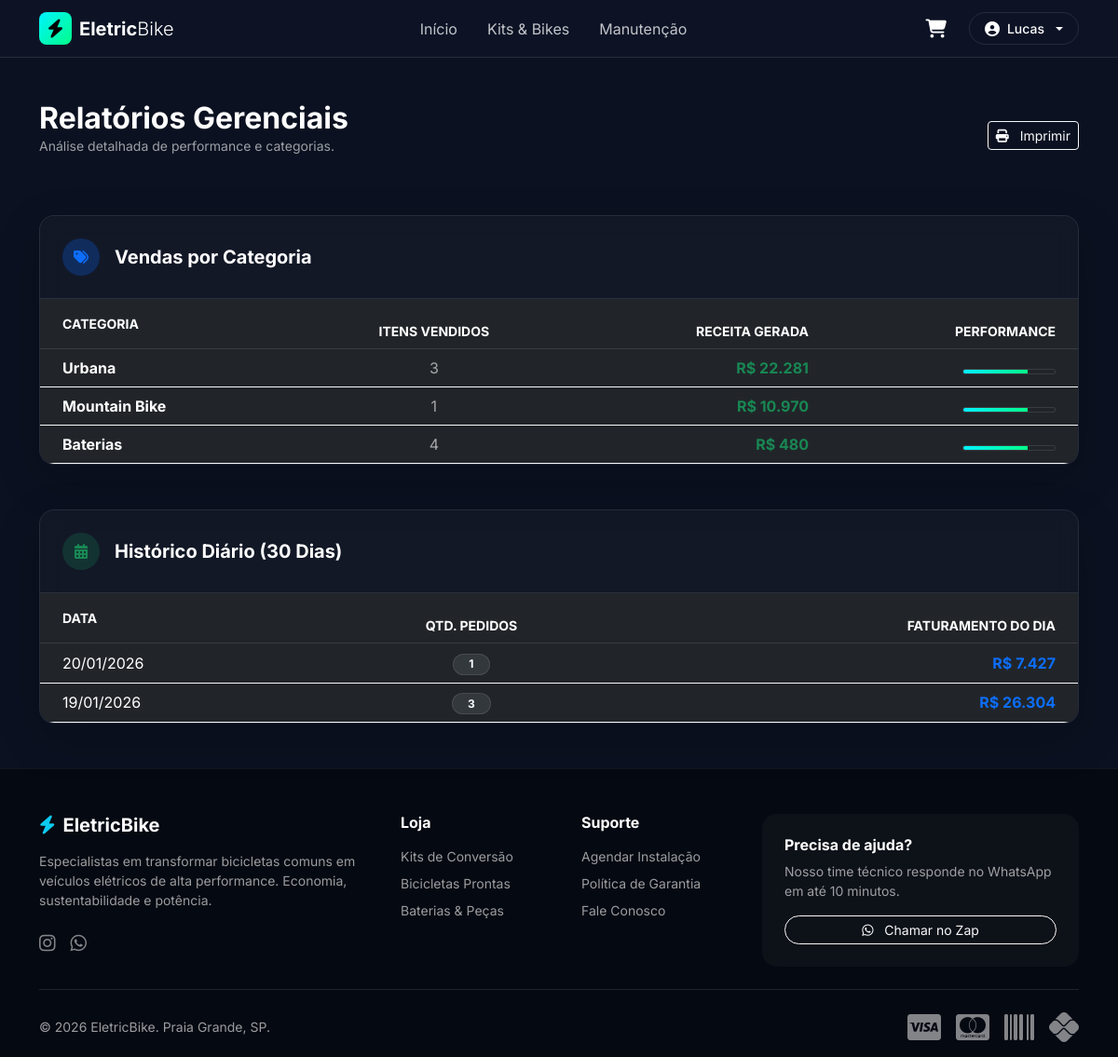
The page /reports/ (signed in) on the database as committed earlier.
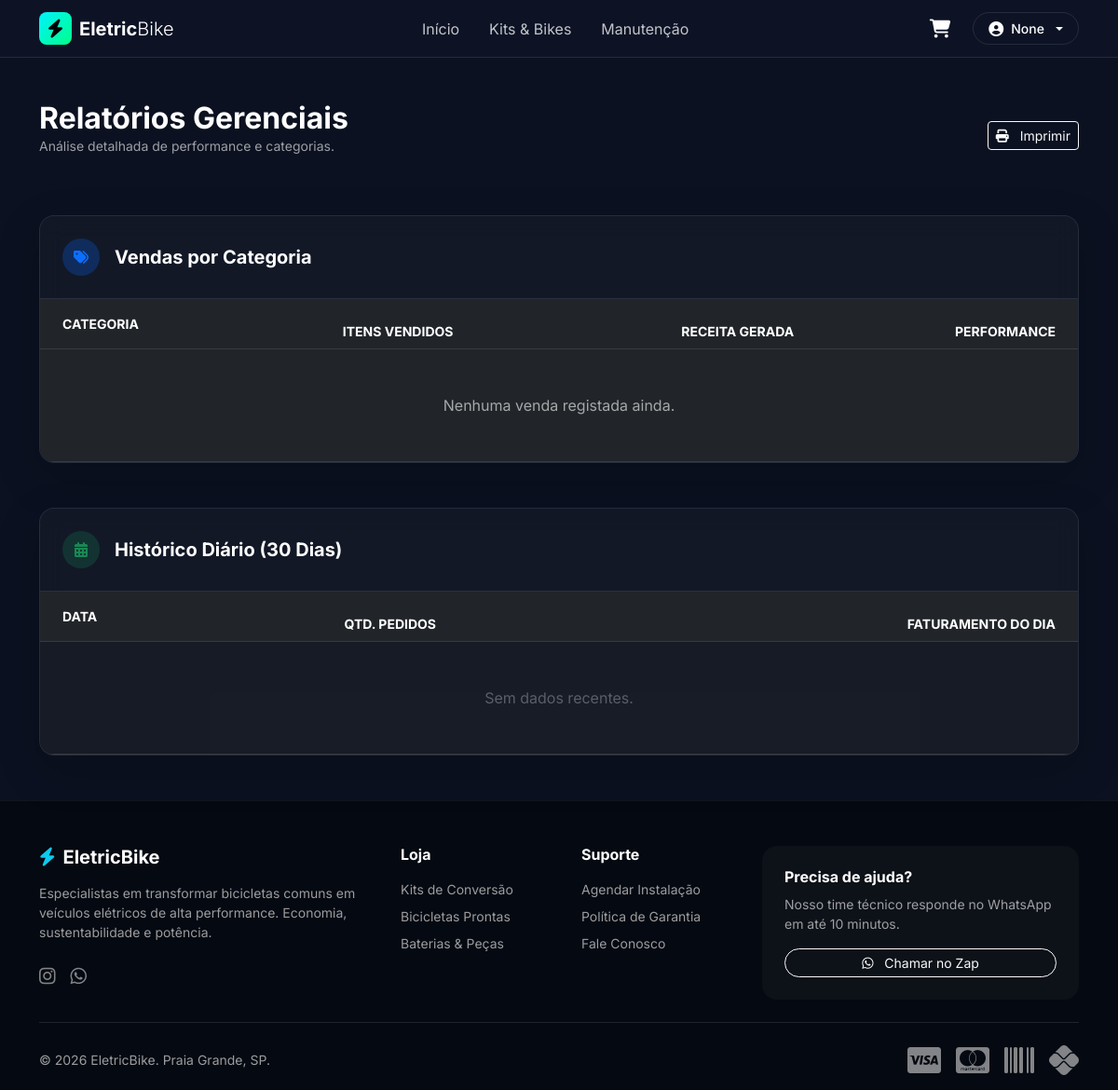
The same page on the database as committed later.
### apps/Accounts/models.py (models this page shows, shortened)
class User(AbstractUser, TimeStampedModel):
    username = None
    email = models.EmailField('Email', unique=True)
    is_client = models.BooleanField("É Cliente?", default=False)
    is_staff_member = models.BooleanField("É da Equipe?", default=False)
    USERNAME_FIELD = 'email'
    REQUIRED_FIELDS = []
    objects = CustomUserManager()

### apps/Assets/models.py (models this page shows, shortened)
class Category(TimeStampedModel):
    name = models.CharField(max_length=50)
    slug = models.SlugField(unique=True, blank=True, help_text="Usado na URL (ex: /pecas/eletrica)")
    parent = models.ForeignKey('self', on_delete=models.SET_NULL, null=True, blank=True, related_name='subcategories')
    icon_class = models.CharField(max_length=50, blank=True, help_text="Classe do ícone (ex: fas fa-bolt)")
    is_service = models.BooleanField(default=False, help_text="Categoria exclusiva para mão de obra?")
    class Meta:
        verbose_name = "Categoria"
        verbose_name_plural = "Categorias"

### apps/Staff/views.py (the view)
# urls.py: path("reports/", views.AdminReportsView.as_view(), name="admin_reports"),
class AdminReportsView(StaffRequiredMixin, TemplateView):
    template_name = 'admin/reports.html'
    def get_context_data(self, **kwargs):
        context = super().get_context_data(**kwargs)
        context['sales_by_category'] = (
            OrderItem.objects
            .filter(order__status='APPROVED')
            .values('product__category__name')
            .annotate(
                qty_sold=Sum('quantity'),
                revenue=Sum(F('quantity') * F('unit_price'))
            )
            .order_by('-revenue')
        )
        thirty_days_ago = timezone.now() - datetime.timedelta(days=30)
        context['daily_sales'] = (
            Order.objects.filter(created_at__gte=thirty_days_ago, status='APPROVED')
            .annotate(day=TruncDate('created_at')) # MUDANÇA AQUI
            .values('day')
            .annotate(total=Sum('total_amount'), count=Count('id'))
            .order_by('-day')
        )
        return context

### apps/Staff/mixins.py (called while the page is built)
    def test_func(self):
        return self.request.user.is_authenticated and self.request.user.is_staff

### apps/Staff/models.py (called while the page is built)
    @classmethod
    def get_solo(cls):
        obj, created = cls.objects.get_or_create(pk=1)
        return obj

### Templates/admin/reports.html (shortened to what the changed rows need)
{% extends 'base.html' %}
{% load humanize %}
{% block content %}
<div class="container py-5">
    <div class="d-flex justify-content-between align-items-center mb-5">
        <div>
            <h2 class="fw-bold text-white mb-0">Relatórios Gerenciais</h2>
        </div>
    </div>
    <div class="bg-glass rounded-4 overflow-hidden border border-light border-opacity-10 mb-5 shadow-lg">
        <div class="table-responsive">
            <table class="table table-dark table-hover mb-0 align-middle" style="background: transparent;">
                <thead>
                    <tr class="text-uppercase text-muted small border-bottom border-light border-opacity-10">
                        <th class="ps-4 py-3">Categoria</th>
                        <th class="text-center">Itens Vendidos</th>
                        <th class="text-end">Receita Gerada</th>
                        <th class="text-end pe-4">Performance</th>
                    </tr>
                </thead>
                <tbody>
                    {% for cat in sales_by_category %}
                    <tr class="border-light border-opacity-5">
                        <td class="ps-4 fw-bold text-white">{{ cat.product__category__name }}</td>
                        <td class="text-center text-muted">{{ cat.qty_sold }}</td>
                        <td class="text-end text-success fw-bold">R$ {{ cat.revenue|intcomma }}</td>
                        <td class="text-end pe-4">
                            <div class="progress bg-dark border border-light border-opacity-10" style="height: 6px; width: 100px; display: inline-flex;">
                                <div class="progress-bar bg-gradient-primary" style="width: 70%"></div>
                            </div>
                        </td>
                    </tr>
                    {% empty %}
                    <tr><td colspan="4" class="text-center py-5 text-muted">Nenhuma venda registada ainda.</td></tr>
                    {% endfor %}
                </tbody>
            </table>
        </div>
    </div>
    <div class="bg-glass rounded-4 overflow-hidden border border-light border-opacity-10 shadow-lg">
        <div class="table-responsive">
            <table class="table table-dark table-hover mb-0 align-middle" style="background: transparent;">
                <thead>
                    <tr class="text-uppercase text-muted small border-bottom border-light border-opacity-10">
                        <th class="ps-4 py-3">Data</th>
                        <th class="text-center">Qtd. Pedidos</th>
                        <th class="text-end pe-4">Faturamento do Dia</th>
                    </tr>
                </thead>
                <tbody>
                    {% for day in daily_sales %}
                    <tr class="border-light border-opacity-5">
                        <td class="ps-4 text-white">{{ day.day|date:"d/m/Y" }}</td>
                        <td class="text-center">
                            <span class="badge bg-secondary bg-opacity-25 text-white border border-light border-opacity-10 rounded-pill px-3">{{ day.count }}</span>
                        </td>
                        <td class="text-end pe-4 fw-bold text-primary">R$ {{ day.total|intcomma }}</td>
                    </tr>
                    {% empty %}
                    <tr><td colspan="3" class="text-center py-5 text-muted opacity-50">Sem dados recentes.</td></tr>
                    {% endfor %}
                </tbody>
            </table>
        </div>
    </div>
</div>
{% endblock %}

### Templates/navbar.html (shortened to what this page needs)
{% load static %}
<nav class="navbar navbar-expand-lg fixed-top bg-glass transition-all" id="mainNav">
    <div class="container">
        <a class="navbar-brand d-flex align-items-center gap-2" href="{% url 'home' %}">
            <div style="width: 35px; height: 35px; background: linear-gradient(135deg, var(--primary), var(--secondary)); border-radius: 8px; display: flex; align-items: center; justify-content: center; color: black;">
                <i class="fas fa-bolt"></i>
            </div>
            <span class="fw-bold text-white tracking-tight">Eletric<span class="fw-light">Bike</span></span>
        </a>
        <div class="collapse navbar-collapse" id="navbarNav">
            <ul class="navbar-nav mx-auto mb-2 mb-lg-0">
                <li class="nav-item"><a class="nav-link text-white opacity-75 hover-opacity-100 mx-2" href="{% url 'home' %}">Início</a></li>
                <li class="nav-item"><a class="nav-link text-white opacity-75 hover-opacity-100 mx-2" href="{% url 'bike_catalog' %}">Kits & Bikes</a></li>
                <li class="nav-item"><a class="nav-link text-white opacity-75 hover-opacity-100 mx-2" href="#manutencao">Manutenção</a></li>
            </ul>
            <div class="d-flex align-items-center gap-3">
                <a href="{% url 'cart_detail' %}" class="btn-cart-neon position-relative text-white text-decoration-none">
                    <i class="fas fa-shopping-cart fa-lg"></i>
                </a>
                {% if user.is_authenticated %}
                    <div class="dropdown">
                        <button class="btn btn-glass border border-white border-opacity-10 rounded-pill d-flex align-items-center gap-2 px-3 text-white dropdown-toggle" type="button" data-bs-toggle="dropdown">
                            <i class="fas fa-user-circle"></i>
                            <span class="small fw-medium">{{ user.first_name|default:user.username }}</span>
                        </button>
                    </div>
                {% else %}
                    <a href="{% url 'login' %}" class="text-white text-decoration-none small fw-bold me-2">Login</a>
                    <a href="{% url 'register' %}" class="btn btn-sm btn-neon px-3">Criar Conta</a>
                {% endif %}
            </div>
        </div>
    </div>
</nav>

Rows that differ between the two databases and show on the page:
removed Category: product__category__name "Urbana", qty_sold "3", revenue "22.281"
removed Category: product__category__name "Mountain Bike", qty_sold "1", revenue "10.970"
removed Category: product__category__name "Baterias", qty_sold "4", revenue "480"
changed User: first_name "Lucas" → "None"
Other text that changed with them:
text now shown: "Nenhuma venda registada ainda. Sem dados recentes."
list line gone: "20/01/2026 1 R$ 7.427"
list line gone: "19/01/2026 3 R$ 26.304"
